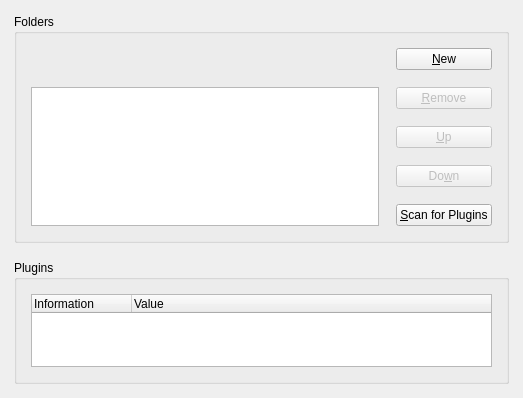
<ui version="4.0" >
 <author>Stefan Schimanski &lt;1Stein@gmx.de></author>
 <class>NSConfigWidget</class>
 <widget class="QWidget" name="NSConfigWidget" >
  <property name="geometry" >
   <rect>
    <x>0</x>
    <y>0</y>
    <width>523</width>
    <height>398</height>
   </rect>
  </property>
  <property name="windowTitle" >
   <string>Plugins</string>
  </property>
  <layout class="QVBoxLayout" name="verticalLayout_2" >
   <item>
    <widget class="QGroupBox" name="GroupBox1" >
     <property name="minimumSize" >
      <size>
       <width>300</width>
       <height>0</height>
      </size>
     </property>
     <property name="title" >
      <string>Folders</string>
     </property>
     <layout class="QGridLayout" name="gridLayout" >
      <item row="4" column="1" >
       <spacer>
        <property name="orientation" >
         <enum>Qt::Vertical</enum>
        </property>
        <property name="sizeType" >
         <enum>QSizePolicy::Minimum</enum>
        </property>
        <property name="sizeHint" stdset="0" >
         <size>
          <width>20</width>
          <height>0</height>
         </size>
        </property>
       </spacer>
      </item>
      <item row="1" column="1" >
       <widget class="QPushButton" name="dirRemove" >
        <property name="enabled" >
         <bool>false</bool>
        </property>
        <property name="text" >
         <string>&amp;Remove</string>
        </property>
       </widget>
      </item>
      <item row="0" column="1" >
       <widget class="QPushButton" name="dirNew" >
        <property name="text" >
         <string>&amp;New</string>
        </property>
       </widget>
      </item>
      <item row="0" column="0" >
       <widget class="KUrlRequester" name="dirEdit" >
        <property name="enabled" >
         <bool>false</bool>
        </property>
       </widget>
      </item>
      <item row="3" column="1" >
       <widget class="QPushButton" name="dirDown" >
        <property name="enabled" >
         <bool>false</bool>
        </property>
        <property name="text" >
         <string>Do&amp;wn</string>
        </property>
       </widget>
      </item>
      <item row="2" column="1" >
       <widget class="QPushButton" name="dirUp" >
        <property name="enabled" >
         <bool>false</bool>
        </property>
        <property name="text" >
         <string>&amp;Up</string>
        </property>
       </widget>
      </item>
      <item rowspan="5" row="1" column="0" >
       <widget class="KListWidget" name="dirList" >
        <property name="sizePolicy" >
         <sizepolicy vsizetype="Expanding" hsizetype="Expanding" >
          <horstretch>0</horstretch>
          <verstretch>0</verstretch>
         </sizepolicy>
        </property>
       </widget>
      </item>
      <item row="5" column="1" >
       <widget class="QPushButton" name="scanButton" >
        <property name="whatsThis" >
         <string>Click here to scan for newly installed Netscape plugins now.</string>
        </property>
        <property name="text" >
         <string>&amp;Scan for Plugins</string>
        </property>
       </widget>
      </item>
     </layout>
     <zorder>dirRemove</zorder>
     <zorder>dirNew</zorder>
     <zorder>dirEdit</zorder>
     <zorder>dirDown</zorder>
     <zorder>dirUp</zorder>
     <zorder>dirList</zorder>
     <zorder>scanButton</zorder>
    </widget>
   </item>
   <item>
    <widget class="QGroupBox" name="groupBox_2" >
     <property name="title" >
      <string>Plugins</string>
     </property>
     <layout class="QVBoxLayout" name="verticalLayout" >
      <item>
       <widget class="QTreeWidget" name="pluginList" >
        <property name="whatsThis" >
         <string>Here you can see a list of the Netscape plugins KDE has found.</string>
        </property>
        <property name="allColumnsShowFocus" >
         <bool>true</bool>
        </property>
        <column>
         <property name="text" >
          <string>Information</string>
         </property>
        </column>
        <column>
         <property name="text" >
          <string>Value</string>
         </property>
        </column>
       </widget>
      </item>
     </layout>
    </widget>
   </item>
  </layout>
 </widget>
 <layoutdefault spacing="17" margin="14" />
 <layoutfunction spacing="KDialog::spacingHint" margin="KDialog::marginHint" />
 <pixmapfunction>qPixmapFromMimeSource</pixmapfunction>
 <customwidgets>
  <customwidget>
   <class>KListWidget</class>
   <extends>QListWidget</extends>
   <header>klistwidget.h</header>
  </customwidget>
  <customwidget>
   <class>KUrlRequester</class>
   <extends>QFrame</extends>
   <header>kurlrequester.h</header>
   <container>1</container>
  </customwidget>
 </customwidgets>
 <includes>
  <include location="global" >klocale.h</include>
  <include location="global" >kurlrequester.h</include>
  <include location="local" >kdialog.h</include>
 </includes>
 <resources/>
 <connections/>
</ui>
